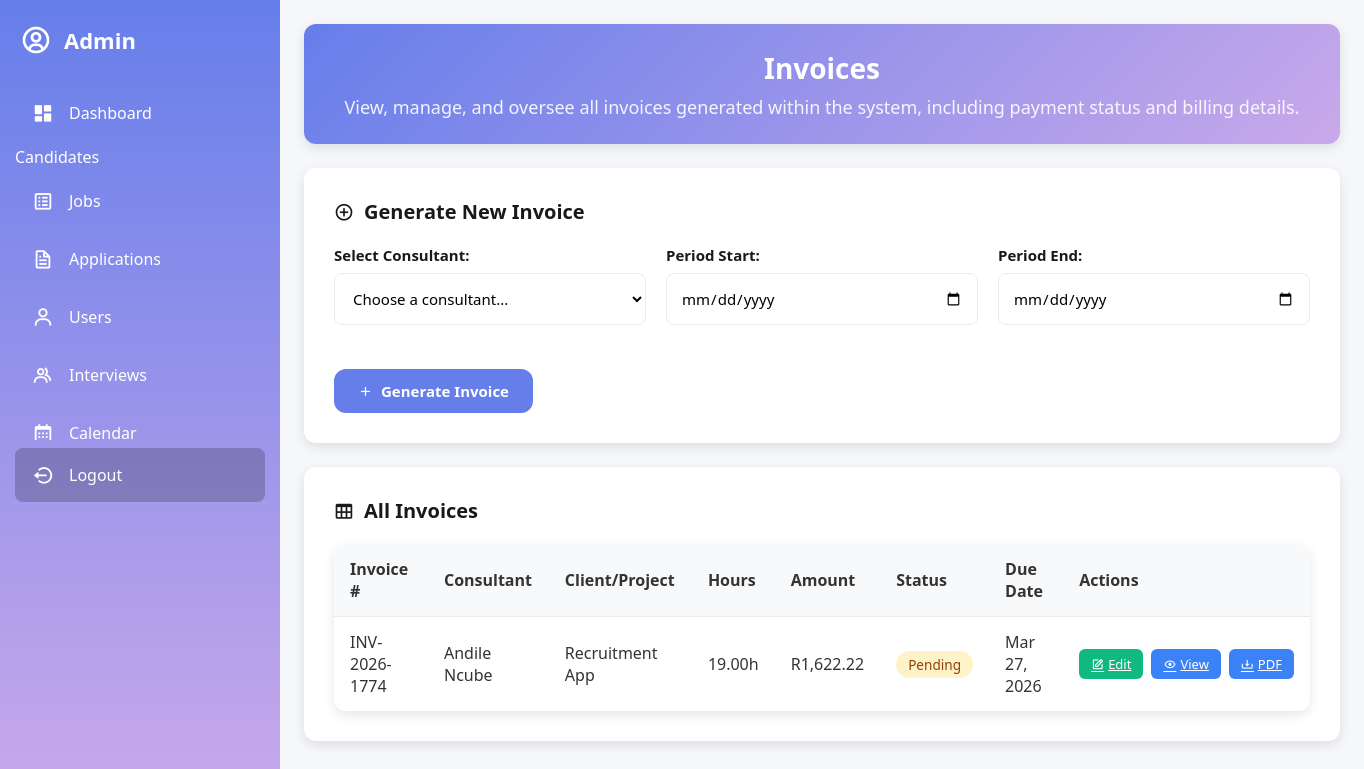
The page /admin_invoices.php (signed in) on the database its author committed.
### tables this page shows
CREATE TABLE `invoices` (
  `invoice_id` int(11) NOT NULL,
  `invoice_number` varchar(100) NOT NULL,
  `user_id` int(11) NOT NULL,
  `client_project` varchar(255) NOT NULL,
  `invoice_date` date NOT NULL,
  `due_date` date NOT NULL,
  `total_hours` decimal(5,2) NOT NULL,
  `hourly_rate` decimal(10,2) NOT NULL,
  `amount_due` decimal(10,2) NOT NULL,
  `status` enum('Pending','Paid','Overdue','Cancelled') NOT NULL DEFAULT 'Pending',
  `notes` text DEFAULT NULL,
  `created_at` timestamp NOT NULL DEFAULT current_timestamp(),
  `updated_at` timestamp NOT NULL DEFAULT current_timestamp() ON UPDATE current_timestamp()
);

CREATE TABLE `users` (
  `user_id` int(11) NOT NULL,
  `username` varchar(100) NOT NULL,
  `fullname` varchar(100) NOT NULL,
  `gender` enum('Male','Female','Other') NOT NULL,
  `dob` date DEFAULT NULL,
  `email` varchar(100) NOT NULL,
  `phone` varchar(100) NOT NULL,
  `address` text NOT NULL,
  `password` varchar(255) NOT NULL,
  `role` enum('Applicant','Admin','Consultant') NOT NULL,
  `verification_token` varchar(255) DEFAULT NULL,
  `google_id` varchar(255) DEFAULT NULL,
  `failed_attempts` int(11) DEFAULT 0,
  `last_failed_login` int(11) DEFAULT 0,
  `email_verified` tinyint(1) NOT NULL DEFAULT 0,
  `account_status` enum('Active','Inactive') NOT NULL DEFAULT 'Active',
  `last_login_at` timestamp NULL DEFAULT NULL,
  `created_at` timestamp NOT NULL DEFAULT current_timestamp()
);

### admin_invoices.php (the view, shortened to what this page needs)
<?php
include('config.php');
$invoices_sql = "SELECT i.*, u.fullname as consultant_name, u.email as consultant_email
                FROM invoices i
                JOIN users u ON i.user_id = u.user_id
                ORDER BY i.invoice_date DESC";
$invoices_result = $conn->query($invoices_sql);
?>
<!DOCTYPE html>
<html lang="en">
<head>
    <link href='https://unpkg.com/boxicons@2.1.4/css/boxicons.min.css' rel='stylesheet'>
    <link rel="stylesheet" href="https://cdnjs.cloudflare.com/ajax/libs/sweetalert2/11.7.12/sweetalert2.min.css">
</head>
<body>
    <div class="sidebar" id="sidebar">
        <a href="#" class="logo">
            <i class='bx bx-user-circle'></i>
            <div class="logo-name"><span>Admin</span></div>
        </a>
        <ul class="side-menu">
            <li><a href="admin_dashboard.php"><i class='bx bxs-dashboard'></i><span>Dashboard</span></a></li>
            <li class="section-header"><span>Candidates</span></li>
            <li><a href="manage_jobs.php"><i class='bx bx-spreadsheet'></i><span>Jobs</span></a></li>
            <li><a href="manage_applications.php"><i class='bx bx-file'></i><span>Applications</span></a></li>
            <li><a href="admin_user_management.php"><i class='bx bx-user'></i><span>Users</span></a></li>
            <li><a href="schedule_interview.php"><i class='bx bx-group'></i><span>Interviews</span></a></li>
            <li><a href="calendar.php"><i class='bx bx-calendar'></i><span>Calendar</span></a></li>
        </ul>
        <ul class="side-menu">
            <li>
                <a href="logout.php" class="logout">
                    <i class='bx bx-log-out-circle'></i>
                    <span>Logout</span>
                </a>
            </li>
        </ul>
    </div>
    <div class="content">
        <main>
            <div class="welcome-section">
                <h1> Invoices</h1>
                <p>View, manage, and oversee all invoices generated within the system, including payment status and billing details.</p>
            </div>
            <div class="card">
                <h2><i class='bx bx-plus-circle'></i> Generate New Invoice</h2>
                <form method="POST">
                    <div class="form-row">
                        <div class="form-group">
                            <label for="user_id">Select Consultant:</label>
                            <select name="user_id" id="user_id" required>
                                <option value="">Choose a consultant...</option>
                            </select>
                        </div>
                        <div class="form-group">
                            <label for="start_date">Period Start:</label>
                            <input type="date" name="start_date" id="start_date" required>
                        </div>
                        <div class="form-group">
                            <label for="end_date">Period End:</label>
                            <input type="date" name="end_date" id="end_date" required>
                        </div>
                    </div>
                    <button type="submit" name="generate_invoice" class="btn">
                        <i class='bx bx-plus'></i> Generate Invoice
                    </button>
                </form>
            </div>
            <div class="card">
                <h2><i class='bx bx-table'></i> All Invoices</h2>
                <div class="table-wrapper">
                    <table class="styled-table">
                        <thead>
                            <tr>
                                <th>Invoice #</th>
                                <th>Consultant</th>
                                <th>Client/Project</th>
                                <th>Hours</th>
                                <th>Amount</th>
                                <th>Status</th>
                                <th>Due Date</th>
                                <th>Actions</th>
                            </tr>
                        </thead>
                        <tbody>
                            <?php if ($invoices_result->num_rows > 0):
                                $invoices_result->data_seek(0);
                                while ($invoice = $invoices_result->fetch_assoc()): ?>
                                    <tr>
                                        <td><?= htmlspecialchars($invoice['invoice_number']) ?></td>
                                        <td><?= htmlspecialchars($invoice['consultant_name']) ?></td>
                                        <td><?= htmlspecialchars($invoice['client_project']) ?></td>
                                        <td><?= $invoice['total_hours'] ?>h</td>
                                        <td>R<?= number_format($invoice['amount_due'], 2) ?></td>
                                        <td>
                                            <span class="status-badge status-<?= strtolower($invoice['status']) ?>">
                                                <?= ucfirst($invoice['status']) ?>
                                            </span>
                                        </td>
                                        <td><?= date('M d, Y', strtotime($invoice['due_date'])) ?></td>
                                        <td>
                                            <div class="action-buttons">
                                                <a href="edit_invoice.php?id=<?= $invoice['invoice_id'] ?>" class="btn-sm btn-edit">
                                                    <i class='bx bx-edit'></i> Edit
                                                </a>
                                                <a href="view_invoice.php?id=<?= $invoice['invoice_id'] ?>" class="btn-sm btn-view">
                                                    <i class='bx bx-show'></i> View
                                                </a>
                                                <a href="generate_pdf.php?id=<?= $invoice['invoice_id'] ?>" class="btn-sm btn-view">
                                                    <i class='bx bx-download'></i> PDF
                                                </a>
                                            </div>
                                        </td>
                                    </tr>
                                <?php endwhile; ?>
                            <?php else: ?>
                                <tr>
                                    <td colspan="8" style="text-align:center; padding:20px;">No invoices found</td>
                                </tr>
                            <?php endif; ?>
                        </tbody>
                    </table>
                </div>
            </div>
        </main>
    </div>
</body>
</html>

### admin_invoices.php (style rules this page uses)
* { margin: 0; padding: 0; box-sizing: border-box; font-family: 'Segoe UI', Tahoma, Geneva, Verdana, sans-serif; }
:root { --primary: #667eea; --primary-dark: #5a67d8; --secondary: #c9a9eaff; --dark: #18191a; --darker: #121314; --light: #f8f9fa; --gray: #6c757d; --light-gray: #e9ecef; --success: #28a745; --danger: #dc3545; --warning: #ffc107; --info: #17a2b8; --white: #ffffff; --black: #000000; --border-radius: 12px; --box-shadow: 0 4px 12px rgba(0, 0, 0, 0.1); --transition: all 0.3s ease; }
body { background-color: #f5f7fb; color: #333; display: flex; min-height: 100vh; overflow-x: hidden; }
.sidebar { width: 280px; background: linear-gradient(180deg, var(--primary), var(--secondary)); color: var(--white); height: 100vh; position: fixed; top: 0; left: 0; z-index: 100; transition: var(--transition); display: flex; flex-direction: column; }
.logo { display: flex; align-items: center; gap: 12px; padding: 24px 20px; text-decoration: none; color: var(--white); font-size: 22px; font-weight: 700; }
.logo i { font-size: 32px; }
.logo-name span { white-space: nowrap; transition: var(--transition); }
.side-menu { list-style: none; padding: 0 15px; flex: 1; overflow-y: auto; }
.side-menu li { margin: 8px 0; }
.side-menu li a { display: flex; align-items: center; gap: 14px; padding: 14px 16px; color: var(--white); text-decoration: none; border-radius: 8px; transition: var(--transition); font-size: 16px; }
.side-menu li a i { font-size: 22px; min-width: 24px; text-align: center; }
.logout { margin-top: auto; padding: 16px !important; background: rgba(0, 0, 0, 0.2); }
.content { flex: 1; margin-left: 280px; transition: var(--transition); }
main { padding: 24px; }
.welcome-section { background: linear-gradient(135deg, var(--primary) 0%, var(--secondary) 100%); color: var(--white); padding: 25px; border-radius: var(--border-radius); margin-bottom: 24px; box-shadow: var(--box-shadow); text-align: center; }
.welcome-section h1 { font-size: 28px; margin-bottom: 8px; }
.welcome-section p { opacity: 0.9; font-size: 18px; }
.card { background: var(--white); padding: 30px; border-radius: var(--border-radius); box-shadow: var(--box-shadow); margin-bottom: 24px; }
.card h2 { font-size: 20px; font-weight: 600; color: var(--dark); margin-bottom: 20px; display: flex; align-items: center; gap: 10px; }
.form-row { display: grid; grid-template-columns: repeat(auto-fit, minmax(250px, 1fr)); gap: 20px; margin-bottom: 24px; }
.form-group { margin-bottom: 20px; }
label { display: block; font-weight: 600; margin-bottom: 8px; font-size: 15px; color: var(--dark); }
select, input[type="date"] { width: 100%; padding: 14px; border: 1px solid var(--light-gray); border-radius: 8px; font-size: 15px; background: white; transition: var(--transition); }
.btn { padding: 12px 24px; background: var(--primary); color: white; border: none; border-radius: var(--border-radius); font-weight: 600; cursor: pointer; transition: var(--transition); display: inline-flex; align-items: center; gap: 8px; font-size: 15px; text-decoration: none; }
.table-wrapper { overflow-x: auto; margin-top: 16px; border-radius: var(--border-radius); overflow: hidden; box-shadow: var(--box-shadow); }
table { width: 100%; border-collapse: collapse; background: var(--white); }
th, td { padding: 14px 16px; text-align: left; border-bottom: 1px solid var(--light-gray); }
th { background: #f8f9fa; font-weight: 600; }
tr:last-child td { border-bottom: none; }
.status-badge { padding: 4px 12px; border-radius: 20px; font-size: 0.85rem; font-weight: 500; text-transform: capitalize; }
.status-pending { background-color: #fef3c7; color: #92400e; }
.action-buttons { display: flex; gap: 8px; }
.btn-sm { padding: 6px 12px; border-radius: 6px; font-size: 13px; border: none; cursor: pointer; display: inline-flex; align-items: center; gap: 4px; }
.btn-edit { background: #10b981; color: white; }
.btn-view { background: #3b82f6; color: white; }
.sidebar { width: 280px; background: linear-gradient(180deg, var(--primary), var(--secondary)); }

### rows shown on the page
invoices: invoice_number "INV-2026-1774", user.fullname "Andile Ncube", client_project "Recruitment App", total_hours "19.00", amount_due "1,622.22", status "Pending", due_date "Mar 27, 2026"
